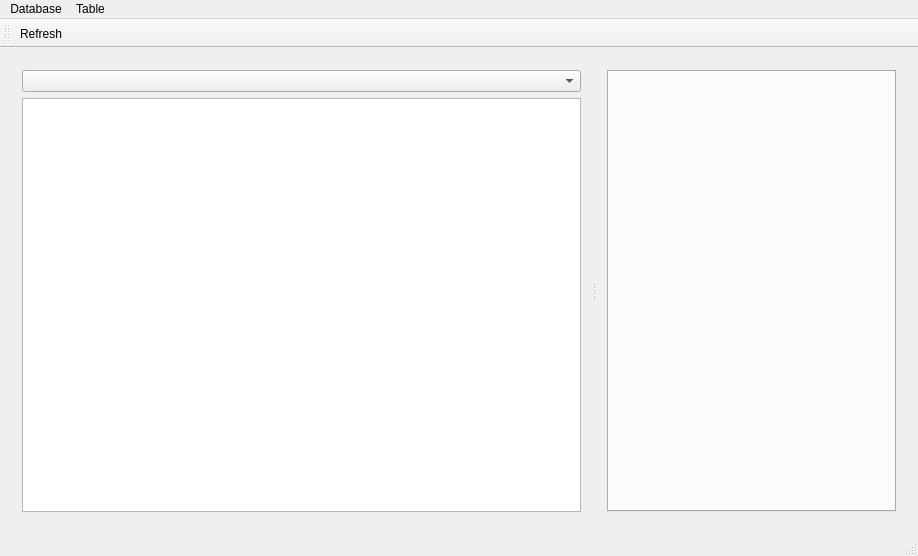
<?xml version="1.0" encoding="UTF-8"?>
<ui version="4.0">
 <class>MainWindow</class>
 <widget class="QMainWindow" name="MainWindow">
  <property name="geometry">
   <rect>
    <x>0</x>
    <y>0</y>
    <width>918</width>
    <height>556</height>
   </rect>
  </property>
  <property name="sizePolicy">
   <sizepolicy hsizetype="Preferred" vsizetype="Preferred">
    <horstretch>1</horstretch>
    <verstretch>0</verstretch>
   </sizepolicy>
  </property>
  <property name="windowTitle">
   <string>MainWindow</string>
  </property>
  <widget class="QWidget" name="centralWidget">
   <property name="sizePolicy">
    <sizepolicy hsizetype="Preferred" vsizetype="Preferred">
     <horstretch>1</horstretch>
     <verstretch>1</verstretch>
    </sizepolicy>
   </property>
   <layout class="QHBoxLayout" name="horizontalLayout">
    <item>
     <widget class="QSplitter" name="splitter">
      <property name="orientation">
       <enum>Qt::Horizontal</enum>
      </property>
      <widget class="QWidget" name="layoutWidget">
       <layout class="QVBoxLayout" name="verticalLayout">
        <item>
         <widget class="QComboBox" name="comboBox">
          <property name="sizePolicy">
           <sizepolicy hsizetype="Preferred" vsizetype="Fixed">
            <horstretch>1</horstretch>
            <verstretch>0</verstretch>
           </sizepolicy>
          </property>
         </widget>
        </item>
        <item>
         <widget class="QTreeWidget" name="treeWidget">
          <property name="sizePolicy">
           <sizepolicy hsizetype="Preferred" vsizetype="Expanding">
            <horstretch>1</horstretch>
            <verstretch>0</verstretch>
           </sizepolicy>
          </property>
          <attribute name="headerVisible">
           <bool>false</bool>
          </attribute>
          <column>
           <property name="text">
            <string notr="true">1</string>
           </property>
          </column>
         </widget>
        </item>
       </layout>
      </widget>
      <widget class="QWidget" name="layoutWidget">
       <layout class="QVBoxLayout" name="verticalLayout_2" stretch="0">
        <item>
         <widget class="QTabWidget" name="tabWidget">
          <property name="currentIndex">
           <number>-1</number>
          </property>
          <property name="tabsClosable">
           <bool>true</bool>
          </property>
         </widget>
        </item>
       </layout>
      </widget>
     </widget>
    </item>
   </layout>
  </widget>
  <widget class="QToolBar" name="mainToolBar">
   <attribute name="toolBarArea">
    <enum>TopToolBarArea</enum>
   </attribute>
   <attribute name="toolBarBreak">
    <bool>false</bool>
   </attribute>
   <addaction name="actionRefresh"/>
  </widget>
  <widget class="QStatusBar" name="statusBar"/>
  <widget class="QMenuBar" name="menuBar">
   <property name="geometry">
    <rect>
     <x>0</x>
     <y>0</y>
     <width>918</width>
     <height>21</height>
    </rect>
   </property>
   <widget class="QMenu" name="menuDatabase">
    <property name="title">
     <string>Database</string>
    </property>
    <addaction name="actionCreate_New"/>
    <addaction name="actionOpen"/>
    <addaction name="actionOpen_Recent"/>
   </widget>
   <widget class="QMenu" name="menuTable">
    <property name="title">
     <string>Table</string>
    </property>
   </widget>
   <addaction name="menuDatabase"/>
   <addaction name="menuTable"/>
  </widget>
  <action name="actionFile">
   <property name="text">
    <string>File</string>
   </property>
  </action>
  <action name="actionCreate_New">
   <property name="text">
    <string>Create New</string>
   </property>
  </action>
  <action name="actionOpen_Recent">
   <property name="text">
    <string>Open Recent</string>
   </property>
  </action>
  <action name="actionRefresh">
   <property name="text">
    <string>Refresh</string>
   </property>
  </action>
  <action name="actionOpen">
   <property name="text">
    <string>Open</string>
   </property>
  </action>
 </widget>
 <layoutdefault spacing="6" margin="11"/>
 <resources/>
 <connections/>
</ui>
